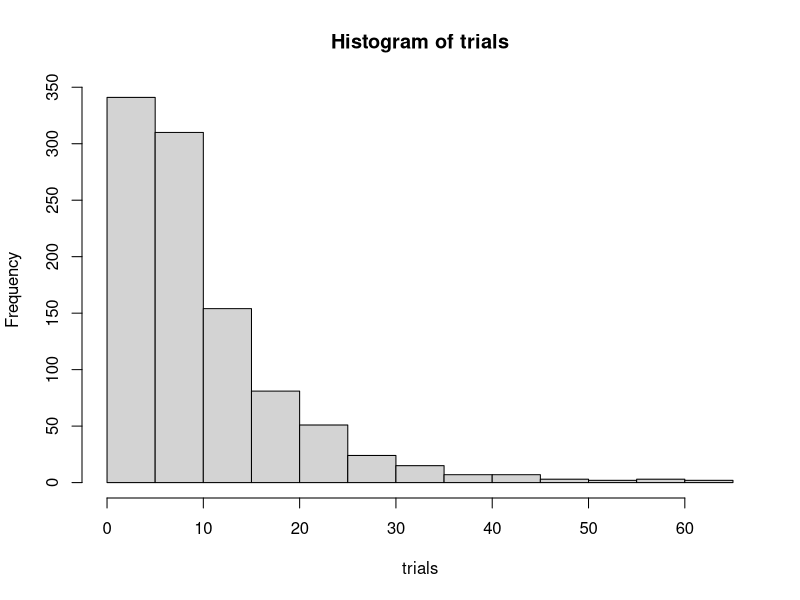
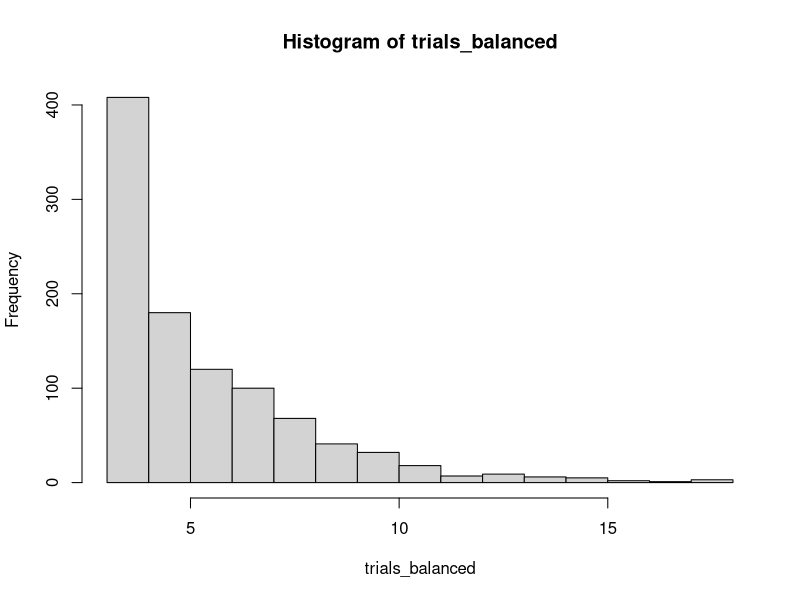

Source code (R) for these figures, in order:
## ---- chunk 1
knitr::opts_chunk$set(echo = TRUE)
## ---- chunk 2
run_big <- function(p1 = 0.6, p2 = 0.3){
  
  tickets <- runif(1)
  success <- FALSE
  
  while(!success){
    
    b <- any(tickets <= p1)
    i <- any(tickets > p1 & tickets <= p1 + p2)
    g <- any(tickets > p1 + p2)
    
    if(all(c(b, i, g))){
      success <- TRUE
    }else(
      tickets <- c(tickets, runif(1))
    )
  }
  
  return(length(tickets))
}
## ---- chunk 3
set.seed(1111)
trials <- sapply(1:1000, \(x) run_big())
## ---- chunk 4
mean(trials)
## ---- chunk 5
hist(trials)
## ---- chunk 6
quantile(trials, seq(0, 1, 0.1))
## ---- chunk 7
set.seed(1313)
trials_balanced <- sapply(1:1000, \(x) run_big(p1 = 1/3, p2  = 1/3))
## ---- chunk 8
mean(trials_balanced)
## ---- chunk 9
hist(trials_balanced)
## ---- chunk 10
quantile(trials_balanced, seq(0, 1, 0.1))
## ---- chunk 11
sessionInfo()
